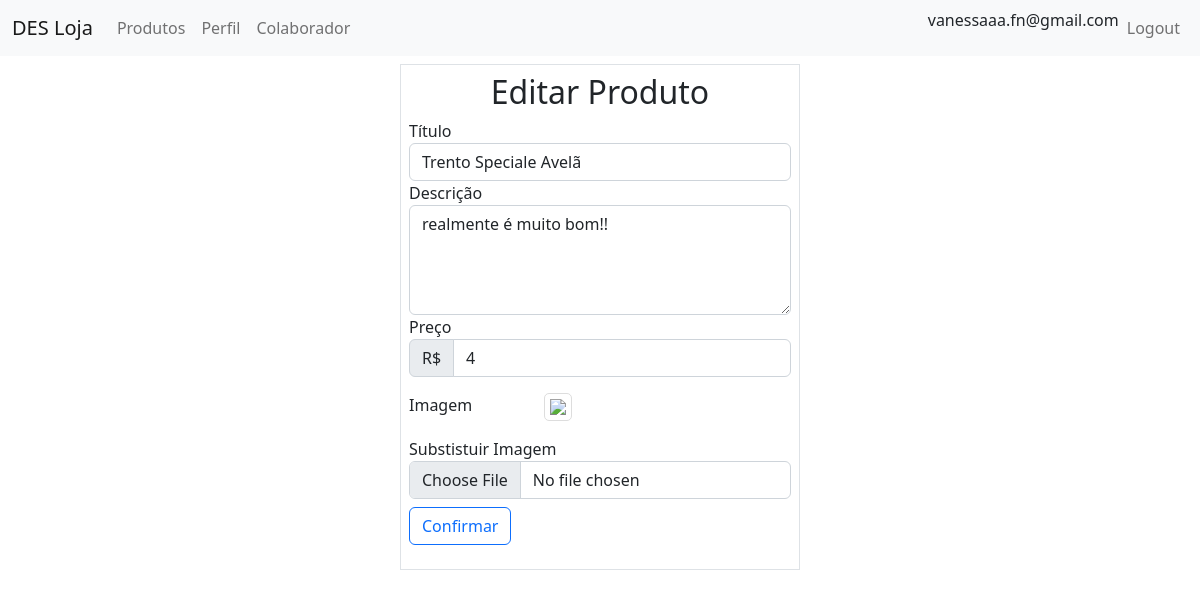
Screenshot of /produto.php?action=edit&id=39 (signed in) with the database file from the repository.
### tables this page shows
CREATE TABLE `produto` (
  `id` int(11) NOT NULL AUTO_INCREMENT,
  `titulo` varchar(40) NOT NULL,
  `descricao` text NOT NULL,
  `preco` float NOT NULL,
  `imagem` varchar(100) DEFAULT NULL,
  PRIMARY KEY (`id`)
);

### produto_dao.php (called while the page is built, shortened)
<?php
function find(int $id) : array {
    $conn = get_connection();
    $sql = 'SELECT id, titulo, descricao, preco, imagem FROM produto WHERE id = ?';
    $stmt = $conn->prepare($sql);
    $stmt->bind_param("i", $id);
    $stmt->execute();
    $instance = [];
    $result = $stmt->get_result();
    if ($row = $result->fetch_assoc()) {
    $instance = $row;
    }
    return $instance;
    }
    ?>

### views/produto_edit.php (the view, shortened to what this page needs)
<html>
<head>
</head>
<?php include 'import_css.php' ?>
<body>
    <?php include 'header.php' ?>
    <div class="container col-lg-4 col-md-6 col-sm-8 col-10 mt-2 border p-2 g-2">
        <h2 style="text-align: center">Editar Produto</h2>
        <?php if (isset($produto) && $produto) { ?>
            <form id="form-edit" method="POST" action="produto.php?action=update" enctype="multipart/form-data" >
                <div class="form-group">
                    <label for="titulo">Título</label>
                    <input type="text" class="form-control" id="titulo" name="titulo" placeholder="Escreva o título ou nome do produto" value="<?= $produto['titulo'] ?>">
                </div>
                <div class="form-group">
                    <label for="descricao">Descrição</label>
                    <textarea class="form-control" id="descricao" name="descricao" rows="4"><?= $produto['descricao'] ?></textarea>
                </div>
                <div class="form-group">
                    <label for="preco">Preço</label>
                    <div class="input-group mb-2">
                        <div class="input-group-prepend input-group-text">R$</div>
                        <input type="number" class="form-control col-3" id="preco" name="preco" min="0" step="0.01" placeholder="0,00" value="<?= $produto['preco'] ?>">
                    </div>
                </div>
                <?php if (isset($produto['imagem'])) { ?>
                    <div class="row my-3" id="zoom">
                        <div class="col-4 font-weight-bold">Imagem</div>
                        <div class="col-8">
                            <img onclick="onZoomIn()" class="imagem-produto" src="<?= $produto['imagem'] ?>">
                        </div>
                    </div>
                <?php } ?>
                <div>
                    <label for="imagem">Substistuir Imagem</label>
                    <input type="file" name="imagem" id="imagem" class="form-control">
                </div>
                <button style="margin-top:2%" type="submit" id="bto-cadastrar" class="btn btn-outline-primary">Confirmar</button>
            </form>
    </div>
    <?php } ?>
</body>
</html>

### views/produto_edit.php (style rules this page uses)
.imagem-produto { max-width: 300px; max-height: 300px; border: 1px solid #ddd; border-radius: 5px; padding: 5px; }

### rows the page displays
produto: titulo "Trento Speciale Avelã", descricao "realmente é muito bom!!", preco "4"

### other values shown
$_SESSION['usuario']['email'] "vanessaaa.fn@gmail.com"
